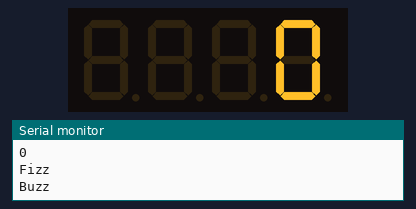
The sketch below on a simulated Arduino Uno, built with avr-gcc and run on an emulated ATmega328P. Shown: 4-digit seven-segment display, the last lines printed to the serial monitor.

Above: at 0.1 s.
At 4.2 s:
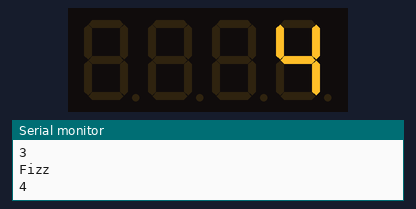
At 9.3 s:
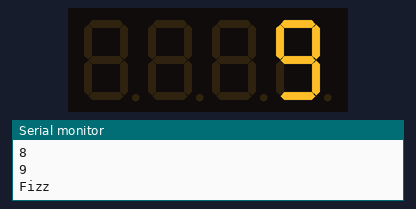
At 18.5 s:
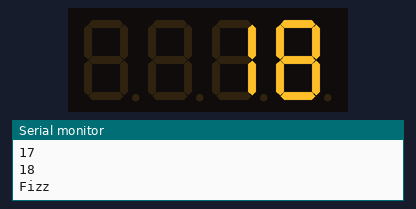
At 28.7 s:
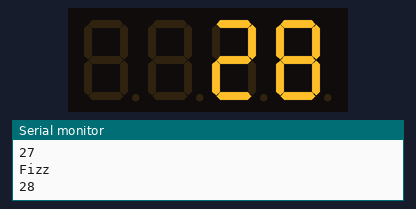
At 38.9 s:
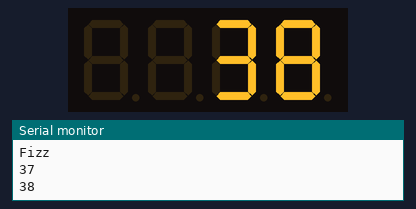

The sketch:

TM1637-4-digit-display.ino
```cpp
#include <TM1637Display.h>
const int CLK = 7;
const int DIO = 8;

TM1637Display display(CLK, DIO);
int counter = 0;

void setup() {
  display.setBrightness(1);
  Serial.begin(9600);
}

void loop() {
  Serial.println(counter);
  if (counter % 3 == 0) {
    Serial.println("Fizz");
  }
  if (counter % 5 == 0) {
    Serial.println("Buzz");
  }
  display.showNumberDec(counter);
  counter++;
  delay(1000);
}
```

Measured:
- what the display in image 1 shows lasts 1.0 s, from 4.1 s to 5.1 s
